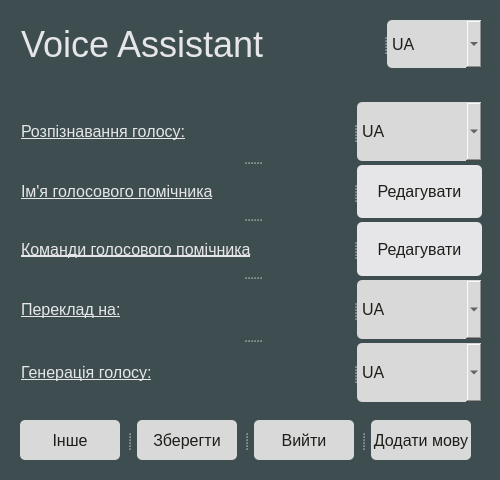
<?xml version="1.0" encoding="UTF-8"?>
<ui version="4.0">
 <class>MainWindow</class>
 <widget class="QMainWindow" name="MainWindow">
  <property name="windowModality">
   <enum>Qt::WindowModal</enum>
  </property>
  <property name="geometry">
   <rect>
    <x>0</x>
    <y>0</y>
    <width>500</width>
    <height>480</height>
   </rect>
  </property>
  <property name="minimumSize">
   <size>
    <width>500</width>
    <height>480</height>
   </size>
  </property>
  <property name="maximumSize">
   <size>
    <width>500</width>
    <height>480</height>
   </size>
  </property>
  <property name="windowTitle">
   <string>VoiceAssistaint</string>
  </property>
  <property name="styleSheet">
   <string notr="true"/>
  </property>
  <property name="iconSize">
   <size>
    <width>10</width>
    <height>10</height>
   </size>
  </property>
  <property name="documentMode">
   <bool>false</bool>
  </property>
  <property name="tabShape">
   <enum>QTabWidget::Triangular</enum>
  </property>
  <widget class="QWidget" name="mainWindow">
   <property name="styleSheet">
    <string notr="true">QWidget {
	marging: 20px;
	background-color: #3E4E50;
}

QPushButton:hover {
	Background-color: red;
}</string>
   </property>
   <widget class="QSplitter" name="splitter_2">
    <property name="geometry">
     <rect>
      <x>20</x>
      <y>420</y>
      <width>451</width>
      <height>40</height>
     </rect>
    </property>
    <property name="styleSheet">
     <string notr="true">QPushButton {
	min-width: 100px;
	max-width: 100px;
	font-size: 16px;
	border-radius: 5px;
	background-color: #d9d9d9;
	color: #1D1E18;
}

</string>
    </property>
    <property name="orientation">
     <enum>Qt::Horizontal</enum>
    </property>
    <property name="handleWidth">
     <number>17</number>
    </property>
    <widget class="QPushButton" name="otherButton">
     <property name="minimumSize">
      <size>
       <width>100</width>
       <height>40</height>
      </size>
     </property>
     <property name="maximumSize">
      <size>
       <width>100</width>
       <height>16777215</height>
      </size>
     </property>
     <property name="cursor">
      <cursorShape>PointingHandCursor</cursorShape>
     </property>
     <property name="text">
      <string>Інше</string>
     </property>
    </widget>
    <widget class="QPushButton" name="saveButton">
     <property name="minimumSize">
      <size>
       <width>100</width>
       <height>0</height>
      </size>
     </property>
     <property name="maximumSize">
      <size>
       <width>100</width>
       <height>16777215</height>
      </size>
     </property>
     <property name="cursor">
      <cursorShape>PointingHandCursor</cursorShape>
     </property>
     <property name="styleSheet">
      <string notr="true"/>
     </property>
     <property name="text">
      <string>Зберегти</string>
     </property>
    </widget>
    <widget class="QPushButton" name="quitButton">
     <property name="minimumSize">
      <size>
       <width>100</width>
       <height>0</height>
      </size>
     </property>
     <property name="maximumSize">
      <size>
       <width>100</width>
       <height>16777215</height>
      </size>
     </property>
     <property name="cursor">
      <cursorShape>PointingHandCursor</cursorShape>
     </property>
     <property name="text">
      <string>Вийти</string>
     </property>
    </widget>
    <widget class="QPushButton" name="addLanguage">
     <property name="text">
      <string>Додати мову</string>
     </property>
    </widget>
   </widget>
   <widget class="QSplitter" name="splitter">
    <property name="geometry">
     <rect>
      <x>21</x>
      <y>20</y>
      <width>461</width>
      <height>48</height>
     </rect>
    </property>
    <property name="styleSheet">
     <string notr="true">QComboBox {
	border-radius: 5px;
	font-size: 16px;
	background-color: #D9D9D9;
	color: #1D1E18;
}

QLabel {
	font-size: 36px;
	color: #E6E6E9;
}</string>
    </property>
    <property name="orientation">
     <enum>Qt::Horizontal</enum>
    </property>
    <widget class="QLabel" name="progNameTitle">
     <property name="styleSheet">
      <string notr="true"/>
     </property>
     <property name="text">
      <string>Voice Assistant</string>
     </property>
    </widget>
    <widget class="QComboBox" name="appLangDropDownList">
     <property name="minimumSize">
      <size>
       <width>86</width>
       <height>40</height>
      </size>
     </property>
     <property name="cursor">
      <cursorShape>PointingHandCursor</cursorShape>
     </property>
     <property name="styleSheet">
      <string notr="true"/>
     </property>
     <property name="currentIndex">
      <number>0</number>
     </property>
     <property name="iconSize">
      <size>
       <width>20</width>
       <height>16</height>
      </size>
     </property>
     <property name="placeholderText">
      <string>Select</string>
     </property>
     <item>
      <property name="text">
       <string>UA</string>
      </property>
     </item>
     <item>
      <property name="text">
       <string>EN</string>
      </property>
     </item>
    </widget>
   </widget>
   <widget class="QSplitter" name="splitter_8">
    <property name="geometry">
     <rect>
      <x>21</x>
      <y>102</y>
      <width>461</width>
      <height>300</height>
     </rect>
    </property>
    <property name="minimumSize">
     <size>
      <width>180</width>
      <height>300</height>
     </size>
    </property>
    <property name="maximumSize">
     <size>
      <width>16777215</width>
      <height>165</height>
     </size>
    </property>
    <property name="orientation">
     <enum>Qt::Vertical</enum>
    </property>
    <widget class="QSplitter" name="splitter_5">
     <property name="styleSheet">
      <string notr="true">QComboBox {
	border-radius: 5px;
	font-size: 16px;
	background-color: #D9D9D9;
	color: #1D1E18;
}

QLabel {
	font-size: 16px;
	color: #E6E6E9;
	text-decoration: underline;
}</string>
     </property>
     <property name="orientation">
      <enum>Qt::Horizontal</enum>
     </property>
     <widget class="QLabel" name="label_3">
      <property name="text">
       <string>Розпізнавання голосу:</string>
      </property>
     </widget>
     <widget class="QComboBox" name="sttLabel">
      <property name="minimumSize">
       <size>
        <width>125</width>
        <height>40</height>
       </size>
      </property>
      <property name="maximumSize">
       <size>
        <width>125</width>
        <height>16777215</height>
       </size>
      </property>
      <property name="cursor">
       <cursorShape>PointingHandCursor</cursorShape>
      </property>
      <item>
       <property name="text">
        <string>UA</string>
       </property>
      </item>
      <item>
       <property name="text">
        <string>EN</string>
       </property>
      </item>
     </widget>
    </widget>
    <widget class="QSplitter" name="splitter_3">
     <property name="minimumSize">
      <size>
       <width>125</width>
       <height>40</height>
      </size>
     </property>
     <property name="styleSheet">
      <string notr="true">QLabel {
	font-size: 16px;
	text-decoration: underline;
	color: #E6E6E9;
}

QPushButton {
	font-size: 16px;
	color: #1D1E18;
	background-color: #E6E6E9;
	border-radius: 5px;
}</string>
     </property>
     <property name="orientation">
      <enum>Qt::Horizontal</enum>
     </property>
     <widget class="QLabel" name="nameVALabel">
      <property name="text">
       <string>Ім'я голосового помічника</string>
      </property>
     </widget>
     <widget class="QPushButton" name="editVANamesButton">
      <property name="minimumSize">
       <size>
        <width>125</width>
        <height>0</height>
       </size>
      </property>
      <property name="maximumSize">
       <size>
        <width>125</width>
        <height>16777215</height>
       </size>
      </property>
      <property name="cursor">
       <cursorShape>PointingHandCursor</cursorShape>
      </property>
      <property name="text">
       <string>Редагувати</string>
      </property>
     </widget>
    </widget>
    <widget class="QSplitter" name="splitter_4">
     <property name="minimumSize">
      <size>
       <width>0</width>
       <height>40</height>
      </size>
     </property>
     <property name="styleSheet">
      <string notr="true">QLabel {
	font-size: 16px;
	text-decoration: underline;
	color: #E6E6E9;
}

QPushButton {
	font-size: 16px;
	color: #1D1E18;
	background-color: #E6E6E9;
	border-radius: 5px;
}</string>
     </property>
     <property name="orientation">
      <enum>Qt::Horizontal</enum>
     </property>
     <widget class="QLabel" name="editCommandsLabel">
      <property name="text">
       <string>Команди голосового помічника</string>
      </property>
     </widget>
     <widget class="QPushButton" name="editCommandsButton">
      <property name="minimumSize">
       <size>
        <width>125</width>
        <height>0</height>
       </size>
      </property>
      <property name="maximumSize">
       <size>
        <width>125</width>
        <height>16777215</height>
       </size>
      </property>
      <property name="cursor">
       <cursorShape>PointingHandCursor</cursorShape>
      </property>
      <property name="text">
       <string>Редагувати</string>
      </property>
     </widget>
    </widget>
    <widget class="QSplitter" name="splitter_7">
     <property name="maximumSize">
      <size>
       <width>16777215</width>
       <height>40</height>
      </size>
     </property>
     <property name="styleSheet">
      <string notr="true">QComboBox {
	border-radius: 5px;
	font-size: 16px;
	background-color: #D9D9D9;
	color: #1D1E18;
}

QLabel {
	font-size: 16px;
	color: #E6E6E9;
	text-decoration: underline;
}</string>
     </property>
     <property name="orientation">
      <enum>Qt::Horizontal</enum>
     </property>
     <widget class="QLabel" name="translateLangLabel">
      <property name="text">
       <string>Переклад на:</string>
      </property>
     </widget>
     <widget class="QComboBox" name="translaneLangDropDownList">
      <property name="minimumSize">
       <size>
        <width>125</width>
        <height>40</height>
       </size>
      </property>
      <property name="maximumSize">
       <size>
        <width>125</width>
        <height>16777215</height>
       </size>
      </property>
      <property name="cursor">
       <cursorShape>PointingHandCursor</cursorShape>
      </property>
      <item>
       <property name="text">
        <string>UA</string>
       </property>
      </item>
      <item>
       <property name="text">
        <string>EN</string>
       </property>
      </item>
     </widget>
    </widget>
    <widget class="QSplitter" name="splitter_6">
     <property name="minimumSize">
      <size>
       <width>0</width>
       <height>40</height>
      </size>
     </property>
     <property name="styleSheet">
      <string notr="true">QComboBox {
	border-radius: 5px;
	font-size: 16px;
	background-color: #D9D9D9;
	color: #1D1E18;
}

QLabel {
	font-size: 16px;
	color: #E6E6E9;
	text-decoration: underline;
}</string>
     </property>
     <property name="orientation">
      <enum>Qt::Horizontal</enum>
     </property>
     <widget class="QLabel" name="TTSLabel">
      <property name="text">
       <string>Генерація голосу:</string>
      </property>
     </widget>
     <widget class="QComboBox" name="TTSDropDownList">
      <property name="minimumSize">
       <size>
        <width>125</width>
        <height>0</height>
       </size>
      </property>
      <property name="maximumSize">
       <size>
        <width>125</width>
        <height>16777215</height>
       </size>
      </property>
      <property name="cursor">
       <cursorShape>PointingHandCursor</cursorShape>
      </property>
      <item>
       <property name="text">
        <string>UA</string>
       </property>
      </item>
      <item>
       <property name="text">
        <string>EN</string>
       </property>
      </item>
     </widget>
    </widget>
   </widget>
  </widget>
 </widget>
 <resources>
  <include location="../../PycharmProjects/Diploma/Diploma/src/rs-qt/res-qt.qrc"/>
 </resources>
 <connections/>
</ui>
